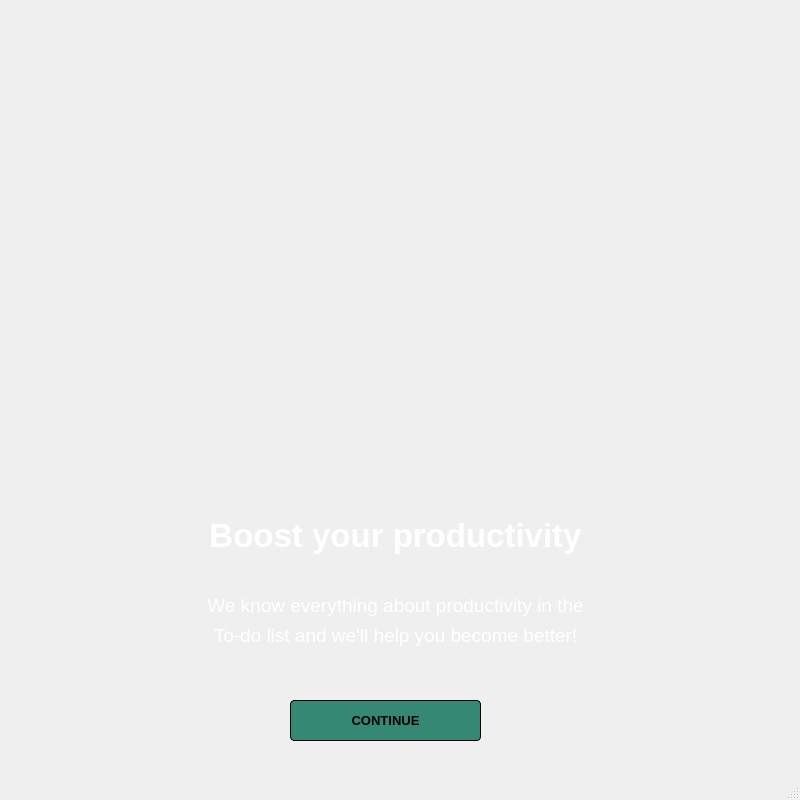
<?xml version="1.0" encoding="UTF-8"?>
<ui version="4.0">
 <class>AdWindow</class>
 <widget class="QMainWindow" name="AdWindow">
  <property name="geometry">
   <rect>
    <x>0</x>
    <y>0</y>
    <width>800</width>
    <height>800</height>
   </rect>
  </property>
  <property name="minimumSize">
   <size>
    <width>800</width>
    <height>800</height>
   </size>
  </property>
  <property name="maximumSize">
   <size>
    <width>800</width>
    <height>800</height>
   </size>
  </property>
  <property name="windowTitle">
   <string>MainWindow</string>
  </property>
  <property name="styleSheet">
   <string notr="true">background-image:url(:/ad1.jpg)</string>
  </property>
  <widget class="QWidget" name="centralwidget">
   <widget class="QLabel" name="label">
    <property name="geometry">
     <rect>
      <x>160</x>
      <y>510</y>
      <width>471</width>
      <height>51</height>
     </rect>
    </property>
    <property name="font">
     <font>
      <pointsize>25</pointsize>
      <bold>true</bold>
     </font>
    </property>
    <property name="styleSheet">
     <string notr="true">QLabel{
color:#ffffff;
background:none;
}
</string>
    </property>
    <property name="text">
     <string>Boost your productivity</string>
    </property>
    <property name="alignment">
     <set>Qt::AlignCenter</set>
    </property>
   </widget>
   <widget class="QLabel" name="label_2">
    <property name="geometry">
     <rect>
      <x>160</x>
      <y>590</y>
      <width>471</width>
      <height>31</height>
     </rect>
    </property>
    <property name="font">
     <font>
      <pointsize>14</pointsize>
      <bold>false</bold>
     </font>
    </property>
    <property name="styleSheet">
     <string notr="true">color:white;
background:none;</string>
    </property>
    <property name="text">
     <string>We know everything about productivity in the</string>
    </property>
    <property name="alignment">
     <set>Qt::AlignCenter</set>
    </property>
   </widget>
   <widget class="QLabel" name="label_3">
    <property name="geometry">
     <rect>
      <x>160</x>
      <y>620</y>
      <width>471</width>
      <height>31</height>
     </rect>
    </property>
    <property name="font">
     <font>
      <pointsize>14</pointsize>
      <bold>false</bold>
     </font>
    </property>
    <property name="styleSheet">
     <string notr="true">color:white;
background:none;</string>
    </property>
    <property name="text">
     <string>To-do list and we'll help you become better!</string>
    </property>
    <property name="alignment">
     <set>Qt::AlignCenter</set>
    </property>
   </widget>
   <widget class="QPushButton" name="ContinueButton">
    <property name="geometry">
     <rect>
      <x>290</x>
      <y>700</y>
      <width>191</width>
      <height>41</height>
     </rect>
    </property>
    <property name="font">
     <font>
      <pointsize>10</pointsize>
      <bold>true</bold>
     </font>
    </property>
    <property name="styleSheet">
     <string notr="true">background: #358873;
border: 1px solid black;
border-radius:4px;</string>
    </property>
    <property name="text">
     <string>CONTINUE</string>
    </property>
   </widget>
  </widget>
  <widget class="QMenuBar" name="menubar">
   <property name="geometry">
    <rect>
     <x>0</x>
     <y>0</y>
     <width>800</width>
     <height>25</height>
    </rect>
   </property>
  </widget>
  <widget class="QStatusBar" name="statusbar"/>
 </widget>
 <resources/>
 <connections/>
</ui>
